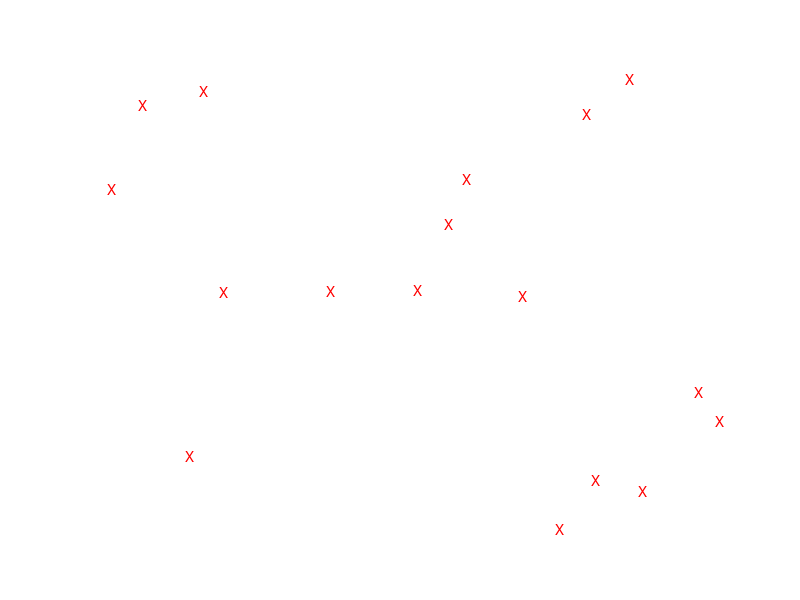

Reproduce this figure in MATLAB.

h=figure('units','normalized','position',[0,0,1,1]);
set(h)
set(h,'MenuBar','none','WindowState','fullscreen','toolbar','none')
set(h,'color','white')
xrp=rand(1,16);
yrp=rand(1,16);
XX=text(yrp,xrp,"X",'color','red');
axis off;
g=text(0.5,0.5,"X",'color','red')
tic
pause;key = get(h,'CurrentCharacter')
acc=strcmpi('x',key)
toc